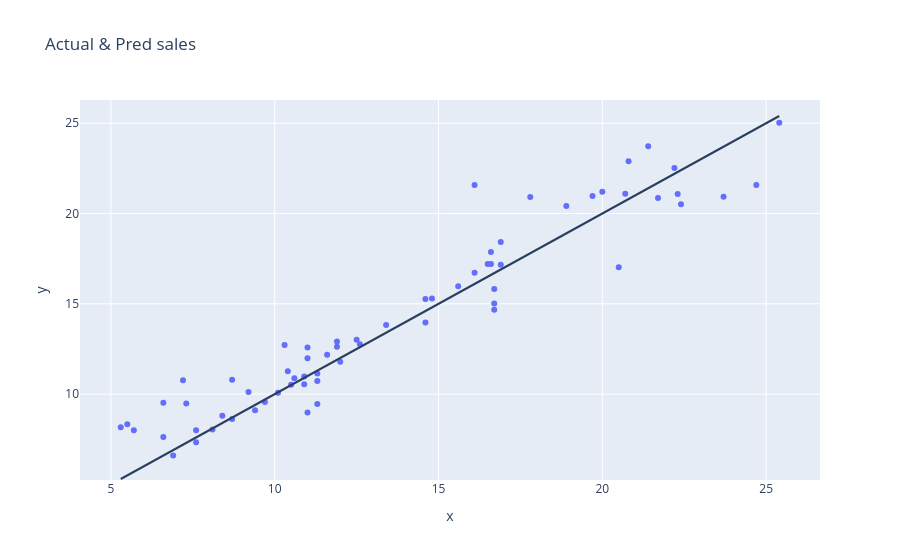

Here is the notebook cell this chart was saved with:
### Code cell
fig = px.scatter(x=y_test, y=y_pred, labels={
    'X': "Actual sales",
    'Y': "Predicted sales",
}, title='Actual & Pred sales')

fig.add_shape(
    type="line",
    x0 = y_test.min(), y0 = y_test.min(),
    x1 = y_test.max(), y1 = y_test.max(),
)
fig.show()

### Figure 1 — Plotly figure (JSON) as saved in the notebook; plotly's stock layout.template omitted (floating-point values rounded to 4 significant figures)
{"data": [{"hovertemplate": "x=%{x}<br>y=%{y}<extra></extra>", "legendgroup": "", "marker": {"color": "#636efa", "symbol": "circle"}, "mode": "markers", "name": "", "orientation": "v", "showlegend": false, "x": [16.9, 22.4, 21.4, 7.3, 24.7, 12.6, 22.3, 8.4, 16.5, 16.1, 11.0, 8.7, 16.9, 5.3, 10.3, 16.7, 5.5, 16.6, 11.3, 18.9, 19.7, 12.5, 10.9, 22.2, 11.3, 8.1, 21.7, 13.4, 10.6, 5.7, 15.6, 11.3, 23.7, 8.7, 16.1, 20.7, 11.6, 20.8, 11.9, 6.9, 11.0, 14.8, 10.1, 9.7, 16.6, 7.6, 10.5, 14.6, 10.4, 12.0, 14.6, 16.7, 7.2, 6.6, 9.4, 11.0, 10.9, 25.4, 7.6, 16.7, 20.0, 20.5, 11.9, 9.2, 17.8, 6.6], "xaxis": "x", "y": [17.17, 20.51, 23.73, 9.485, 21.59, 12.76, 21.08, 8.796, 17.2, 16.72, 8.977, 8.627, 18.42, 8.161, 12.72, 15.01, 8.335, 17.87, 11.14, 20.41, 20.97, 13.02, 10.98, 22.52, 9.449, 8.045, 20.86, 13.83, 10.88, 7.994, 15.97, 10.72, 20.92, 10.8, 21.58, 21.09, 12.18, 22.89, 12.62, 6.601, 11.99, 15.3, 10.07, 9.557, 17.21, 7.333, 10.52, 15.27, 11.27, 11.79, 13.97, 14.67, 10.76, 9.518, 9.104, 12.58, 10.55, 25.03, 8.002, 15.82, 21.2, 17.02, 12.92, 10.12, 20.91, 7.622], "yaxis": "y", "type": "scatter"}], "layout": {"xaxis": {"anchor": "y", "domain": [0.0, 1.0], "title": {"text": "x"}}, "yaxis": {"anchor": "x", "domain": [0.0, 1.0], "title": {"text": "y"}}, "legend": {"tracegroupgap": 0}, "title": {"text": "Actual & Pred sales"}, "shapes": [{"type": "line", "x0": 5.3, "x1": 25.4, "y0": 5.3, "y1": 25.4}]}}
